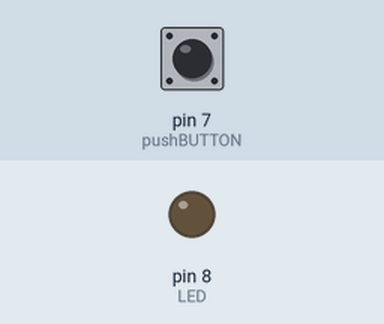
The sketch below on a simulated Arduino Uno, built with avr-gcc and run on an emulated ATmega328P. Parts: output pins drawn as LEDs (lit = HIGH). The inputs (shaded band) are chosen by the test bench; at power-on: pin 7 (pushBUTTON) HIGH.

Above: at 1.2 s.
1.3 s: pin 7 (pushBUTTON) pulled LOW for 0.15 s
At 2.5 s:
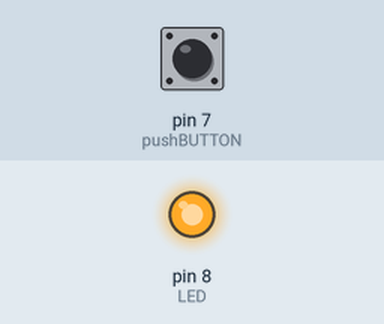
2.9 s: pin 7 (pushBUTTON) pulled LOW for 1 s
At 3.7 s:
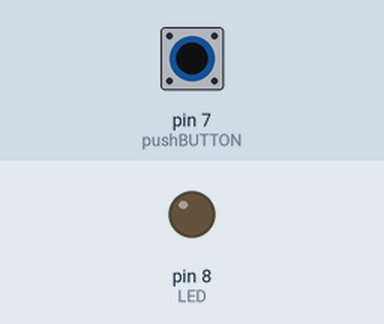
5.4 s: pin 7 (pushBUTTON) pulled LOW for 3.2 s
At 6.8 s:
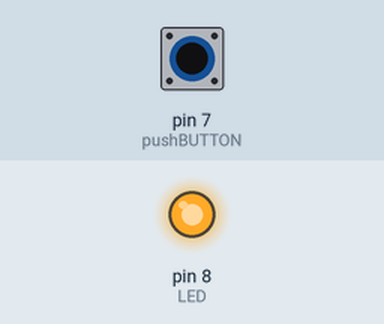
Timing chart, 0 to 8.4 s (numbered marks = the images above; inputs shaded):
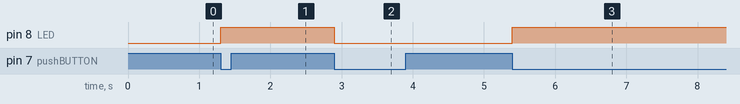

The sketch:

Arduino_Uno_R3_button_LED.ino
```cpp
int LED = 8;
int pushBUTTON = 7;
byte lastButtonState;
byte LEDstate = LOW;

// millis() is the current time in milliseconds
unsigned long lastTimeButtonStateChanged = millis();
unsigned long debounceDuration           = 50; // millis

void setup() {
  pinMode(LED, OUTPUT);
  pinMode(pushBUTTON, INPUT);
  lastButtonState = digitalRead(pushBUTTON);
}

void exercise1() {
  // this will turn the LED on only when the button is pushed
  if (digitalRead(pushBUTTON) == HIGH) {
    digitalWrite(LED, HIGH);
  }
  else {
    digitalWrite(LED, LOW);
  }
}

void exercise2() {
  // this will keep the LED on/off with just one button push
  byte currentButtonState = digitalRead(pushBUTTON);

  if (millis() - lastTimeButtonStateChanged >= debounceDuration) { // debounce mechanism
    if (lastButtonState != currentButtonState) {
        lastTimeButtonStateChanged  = millis();               // reset the current time it changed
        lastButtonState             = currentButtonState;     // reset the button state

        if (currentButtonState == LOW) {
          if (LEDstate == HIGH) {
            LEDstate  = LOW;
          }
          else {
            LEDstate  = HIGH;
          }
        }

        digitalWrite(LED, LEDstate);
    }
  }
}

void loop() {
  exercise2();
}
```

Measured:
- after the input at 1.3 s, pin 8 (LED): LOW → HIGH at once
- after the input at 2.9 s, pin 8 (LED): HIGH → LOW at once
- after the input at 5.4 s, pin 8 (LED): LOW → HIGH at once
